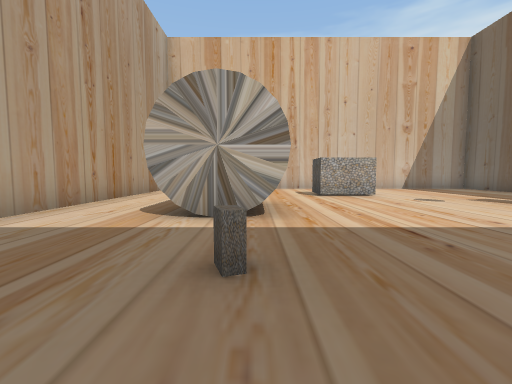
View 1 (above)

12 first-person views from a walk through a 3-D level made in the Unity game engine. The camera is 1.2 m above the floor, tilts 4° down and sees 90° across. The floor is counted in squares, 2 m on a side. Each view is taken from the middle of a square. On the plan, view 1 faces up. The plan holds only what a view shows up to about 9 squares ahead; the rest is blank. The player character is not drawn.

View 2
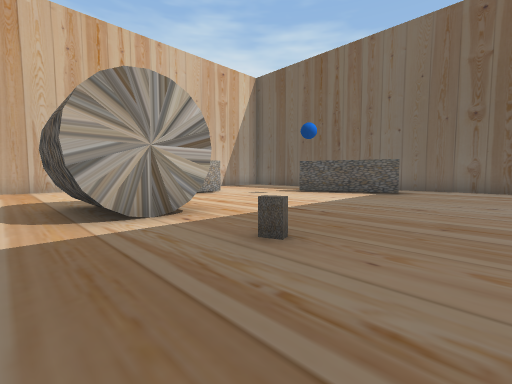

View 3
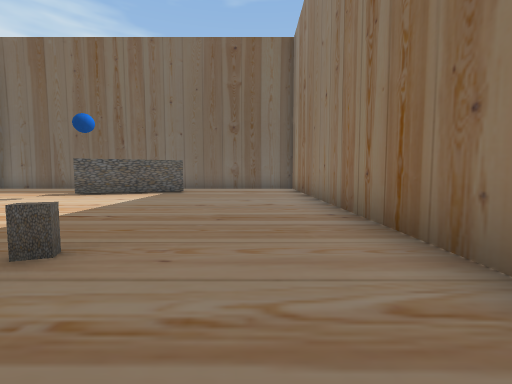

View 4
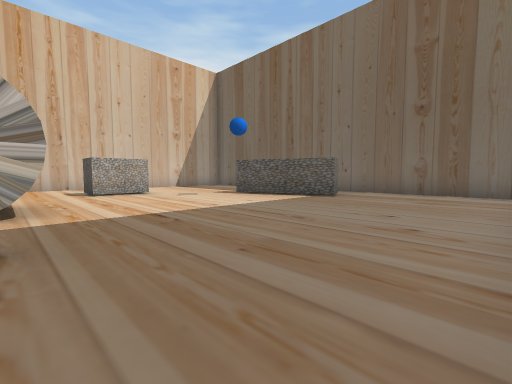

View 5
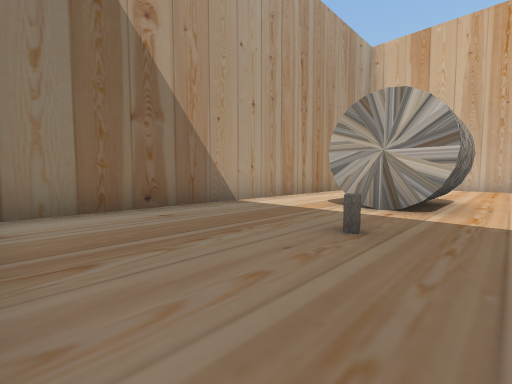

View 6
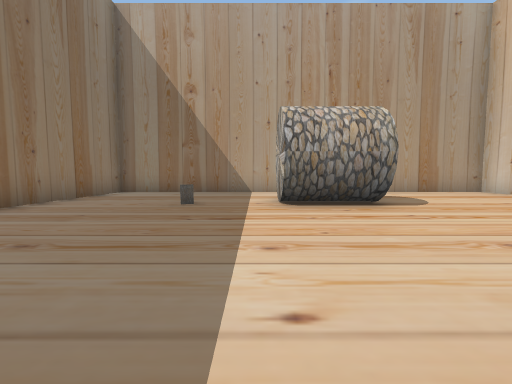

View 7
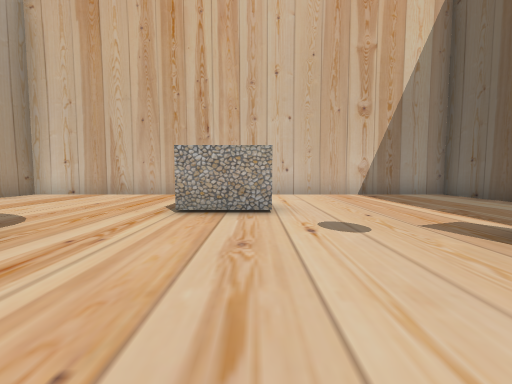

View 8
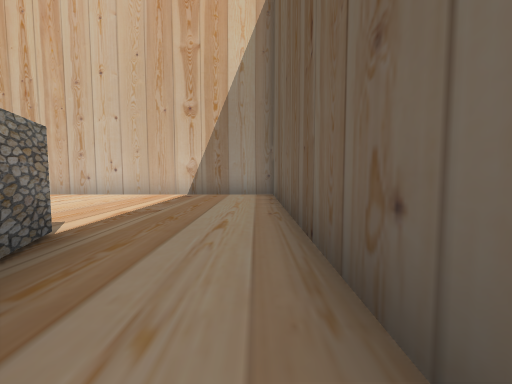

View 9
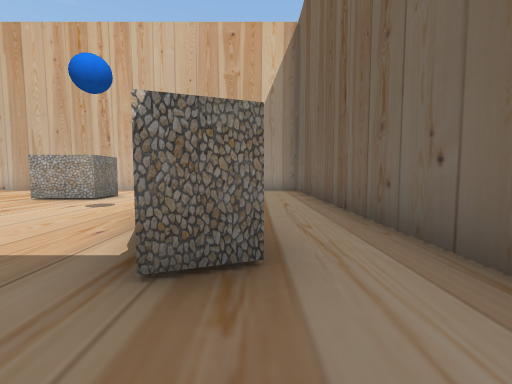

View 10
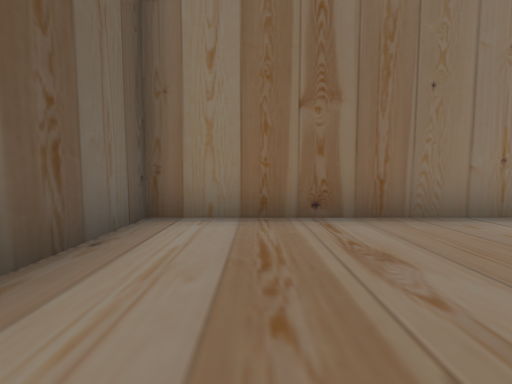

View 11
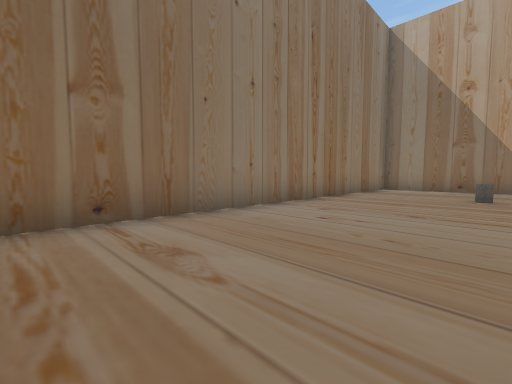

View 12
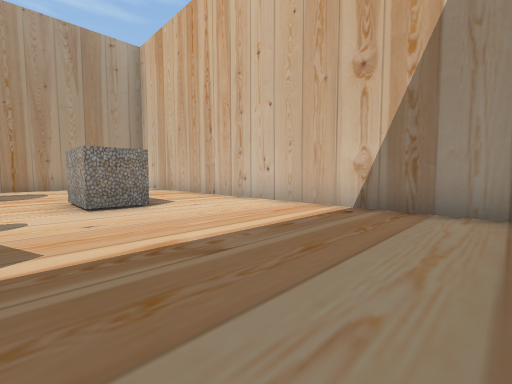

### Floor plan
Ten units are one square. View 1 is at (0, 0); x grows to the right and y downward. Boxes are objects, and circles mark ways between rooms. Rooms are numbered by the first view taken in them; rooms with no view inside come last. Other rooms are left out.
<svg viewBox="-40 -110 130 130">
<path fill="none" stroke="#000" d="M4 -44 4 -35 -15 -35M33 -69 18 -69M71 -26 63 -24 53 -52M-35 -35 -35 15 85 15 85 -25M60 -55 64 -45M33 -80 33 -69M85 -25 85 -105 35 -105M4 -56 4 -44M18 -69 18 -80M-15 -35 -15 -55M35 -105 -35 -105 -35 -35"/>
<rect x="-5" y="-25" width="10" height="10" fill="#bbb"><title>other object</title></rect>
<circle cx="45" cy="-65" r="3" fill="#2a7"/>
<circle cx="80" cy="-30" r="3" fill="#2a7"/>
<circle cx="-25" cy="-45" r="3" fill="#2a7"/>
<circle cx="10" cy="-55" r="3" fill="#2a7"/>
<circle cx="25" cy="-95" r="3" fill="#2a7"/>
<text x="20" y="-20">1</text>
<text x="60" y="-70">2</text>
<text x="-10" y="-80">3</text>
</svg>
Room 1 opens to room 2. Room 1 opens to room 3. Room 2 opens to room 3.

Where each view was taken, in squares from view 1:
view 1: 0 up, 0 right, facing up
view 2: 0 up, 2 left, facing up-right
view 3: 0 up, 2 left, facing right
view 4: 1 down, 0 right, facing up-right
view 5: 1 down, 1 right, facing up-left
view 6: 3 up, 5 right, facing left
view 7: 3 up, 3 right, facing up
view 8: 3 up, 8 right, facing up
view 9: 1 up, 7 right, facing up
view 10: 2 up, 7 right, facing down
view 11: 2 up, 7 right, facing down-left
view 12: 6 up, 8 right, facing up-left
